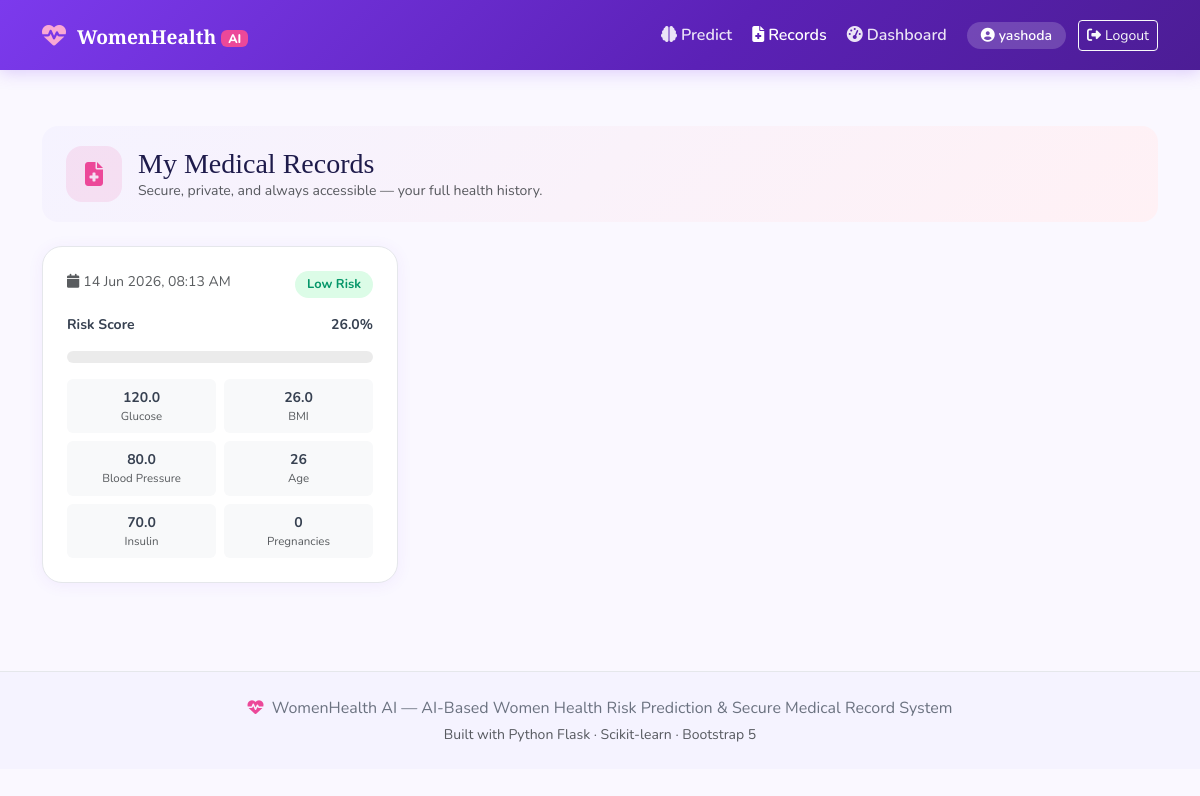
/records (signed in), run on the app's committed database.
### database.py (models this page shows, shortened)
class MedicalRecord(db.Model):
    __tablename__ = 'medical_records'
    id              = db.Column(db.Integer, primary_key=True)
    user_id         = db.Column(db.Integer, db.ForeignKey('users.id'), nullable=False)
    age             = db.Column(db.Integer)
    pregnancies     = db.Column(db.Integer)
    glucose         = db.Column(db.Float)
    blood_pressure  = db.Column(db.Float)
    bmi             = db.Column(db.Float)
    insulin         = db.Column(db.Float)
    skin_thickness  = db.Column(db.Float)
    dpf             = db.Column(db.Float)   # Diabetes Pedigree Function
    risk_result     = db.Column(db.String(50))
    risk_percentage = db.Column(db.Float)
    created_at      = db.Column(db.DateTime, default=datetime.utcnow)

### app.py (the view)
@app.route('/records')
def records():
    if 'user_id' not in session:
        return redirect(url_for('login'))
    user_records = MedicalRecord.query.filter_by(
        user_id=session['user_id']
    ).order_by(MedicalRecord.created_at.desc()).all()
    return render_template('records.html', records=user_records)

### templates/records.html (shortened to what this page needs)
<!DOCTYPE html>
<html lang="en">
<head>
  <link href="https://cdn.jsdelivr.net/npm/bootstrap@5.3.0/dist/css/bootstrap.min.css" rel="stylesheet"/>
  <link href="https://cdnjs.cloudflare.com/ajax/libs/font-awesome/6.4.0/css/all.min.css" rel="stylesheet"/>
  <link href="{{ url_for('static', filename='css/style.css') }}" rel="stylesheet"/>
</head>
<body>
<nav class="navbar navbar-expand-lg wh-navbar">
  <div class="container">
    <a class="navbar-brand" href="{{ url_for('index') }}">
      <span class="brand-icon"><i class="fas fa-heartbeat"></i></span>
      WomenHealth <span class="brand-ai">AI</span>
    </a>
    <div class="collapse navbar-collapse" id="navMenu">
      <ul class="navbar-nav ms-auto align-items-center gap-1">
        <li class="nav-item"><a class="nav-link" href="{{ url_for('predict') }}"><i class="fas fa-brain me-1"></i>Predict</a></li>
        <li class="nav-item"><a class="nav-link active" href="{{ url_for('records') }}"><i class="fas fa-file-medical me-1"></i>Records</a></li>
        <li class="nav-item"><a class="nav-link" href="{{ url_for('dashboard') }}"><i class="fas fa-tachometer-alt me-1"></i>Dashboard</a></li>
        <li class="nav-item ms-2"><span class="user-pill"><i class="fas fa-user-circle me-1"></i>{{ session.get('user_name','') }}</span></li>
        <li class="nav-item ms-2"><a class="btn btn-outline-light btn-sm" href="{{ url_for('logout') }}"><i class="fas fa-sign-out-alt me-1"></i>Logout</a></li>
      </ul>
    </div>
  </div>
</nav>
<section class="dashboard-section">
  <div class="container">
    <div class="form-section-header mb-4">
      <div class="d-flex align-items-center gap-3">
        <div class="wh-card-icon icon-pink mb-0"><i class="fas fa-file-medical"></i></div>
        <div>
          <h3 class="mb-0">My Medical Records</h3>
          <p class="text-muted small mb-0">Secure, private, and always accessible — your full health history.</p>
        </div>
      </div>
    </div>
    {% if records %}
    <div class="row g-4">
      {% for r in records %}
      <div class="col-md-6 col-lg-4">
        <div class="wh-card p-4">
          <div class="d-flex justify-content-between align-items-start mb-3">
            <div class="text-muted small"><i class="fas fa-calendar me-1"></i>{{ r.created_at.strftime('%d %b %Y, %I:%M %p') }}</div>
            {% if r.risk_result == 'High Risk' %}<span class="badge-risk-high">{{ r.risk_result }}</span>
            {% elif r.risk_result == 'Moderate Risk' %}<span class="badge-risk-mod">{{ r.risk_result }}</span>
            {% else %}<span class="badge-risk-low">{{ r.risk_result }}</span>{% endif %}
          </div>
          <div class="mb-3">
            <div class="d-flex justify-content-between">
              <small class="fw-bold">Risk Score</small>
              <small class="fw-bold">{{ r.risk_percentage }}%</small>
            </div>
            <div class="progress-wh">
            </div>
          </div>
          <div class="row g-2">
            <div class="col-6"><div class="bg-light rounded p-2 small text-center"><div class="fw-bold">{{ r.glucose }}</div><div class="text-muted" style="font-size:.72rem">Glucose</div></div></div>
            <div class="col-6"><div class="bg-light rounded p-2 small text-center"><div class="fw-bold">{{ r.bmi }}</div><div class="text-muted" style="font-size:.72rem">BMI</div></div></div>
            <div class="col-6"><div class="bg-light rounded p-2 small text-center"><div class="fw-bold">{{ r.blood_pressure }}</div><div class="text-muted" style="font-size:.72rem">Blood Pressure</div></div></div>
            <div class="col-6"><div class="bg-light rounded p-2 small text-center"><div class="fw-bold">{{ r.age }}</div><div class="text-muted" style="font-size:.72rem">Age</div></div></div>
            <div class="col-6"><div class="bg-light rounded p-2 small text-center"><div class="fw-bold">{{ r.insulin }}</div><div class="text-muted" style="font-size:.72rem">Insulin</div></div></div>
            <div class="col-6"><div class="bg-light rounded p-2 small text-center"><div class="fw-bold">{{ r.pregnancies }}</div><div class="text-muted" style="font-size:.72rem">Pregnancies</div></div></div>
          </div>
        </div>
      </div>
      {% endfor %}
    </div>
    {% endif %}
  </div>
</section>
<footer class="wh-footer mt-5">
  <div class="container text-center py-4">
    <p class="mb-1"><i class="fas fa-heartbeat text-pink me-1"></i> WomenHealth AI — AI-Based Women Health Risk Prediction &amp; Secure Medical Record System</p>
    <p class="small text-muted mb-0">Built with Python Flask · Scikit-learn · Bootstrap 5</p>
  </div>
</footer>
</body>
</html>

### static/css/style.css (style rules this page uses)
:root { --primary: #7c3aed; --primary-lt: #a78bfa; --pink: #ec4899; --pink-lt: #f9a8d4; --rose: #fff1f5; --lavender: #f5f3ff; --dark: #1e1b4b; --text: #374151; --muted: #6b7280; --border: #e5e7eb; --success: #059669; --warning: #d97706; --danger: #dc2626; }
body { font-family: 'Nunito', sans-serif; background: #faf8ff; color: var(--text); min-height: 100vh; }
h1,h2,h3,h4,h5 { font-family: 'Playfair Display', serif; color: var(--dark); }
.wh-navbar { background: linear-gradient(135deg, var(--primary) 0%, #5b21b6 60%, #4c1d95 100%); box-shadow: 0 2px 16px rgba(124,58,237,.25); padding: .75rem 0; }
.wh-navbar .nav-link { color: rgba(255,255,255,.88) !important; font-weight: 600; transition: color .2s; }
.wh-navbar .nav-link:hover, .wh-navbar .nav-link.active { color: #fff !important; }
.brand-icon { font-size: 1.5rem; color: var(--pink-lt); display: inline-block; animation: pulse 2s infinite; margin-right: 6px; }
.wh-navbar .navbar-brand { font-family: 'Playfair Display', serif; font-size: 1.2rem; color: #fff !important; font-weight: 700; }
.brand-ai { background: var(--pink); color: #fff; border-radius: 6px; padding: 0 7px; font-family: 'Nunito', sans-serif; font-size: .78rem; font-weight: 800; vertical-align: middle; }
.user-pill { background: rgba(255,255,255,.18); color: #fff; border-radius: 20px; padding: 4px 14px; font-size: .875rem; font-weight: 600; }
.wh-card { background:#fff; border-radius:20px; border:1.5px solid var(--border); box-shadow:0 2px 16px rgba(124,58,237,.07); transition:transform .25s,box-shadow .25s; overflow:hidden; }
.wh-card-icon { width:56px; height:56px; border-radius:16px; display:flex; align-items:center; justify-content:center; font-size:1.5rem; margin-bottom:1rem; }
.icon-pink { background:rgba(236,72,153,.12); color:var(--pink); }
.form-section-header { background:linear-gradient(135deg,var(--lavender),var(--rose)); border-radius:16px; padding:20px 24px; margin-bottom:28px; }
.progress-wh { height:12px; border-radius:10px; background:rgba(0,0,0,.08); margin:16px 0; }
.dashboard-section { padding:40px 0; }
.badge-risk-low { background:#dcfce7; color:#059669; border-radius:20px; padding:4px 12px; font-weight:700; font-size:.8rem; }
.wh-footer { background:var(--lavender); border-top:1.5px solid var(--border); color:var(--muted); }
.text-pink { color:var(--pink); }

### data on the page
MedicalRecord: created_at "14 Jun 2026, 08:13 AM", risk_result "Low Risk", risk_percentage "26.0", glucose "120.0", bmi "26.0", blood_pressure "80.0", age "26", insulin "70.0", pregnancies "0"

### other printed values
{{ session.get('user_name','') }} "yashoda"
